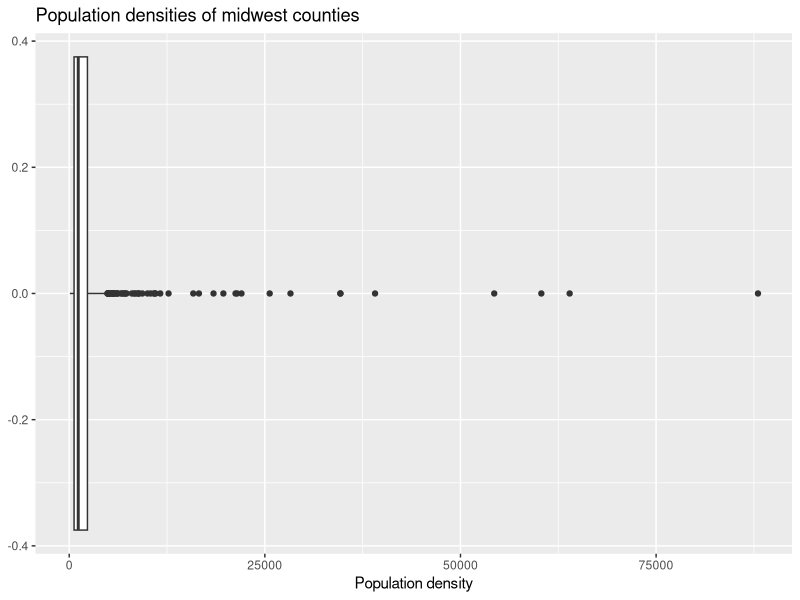
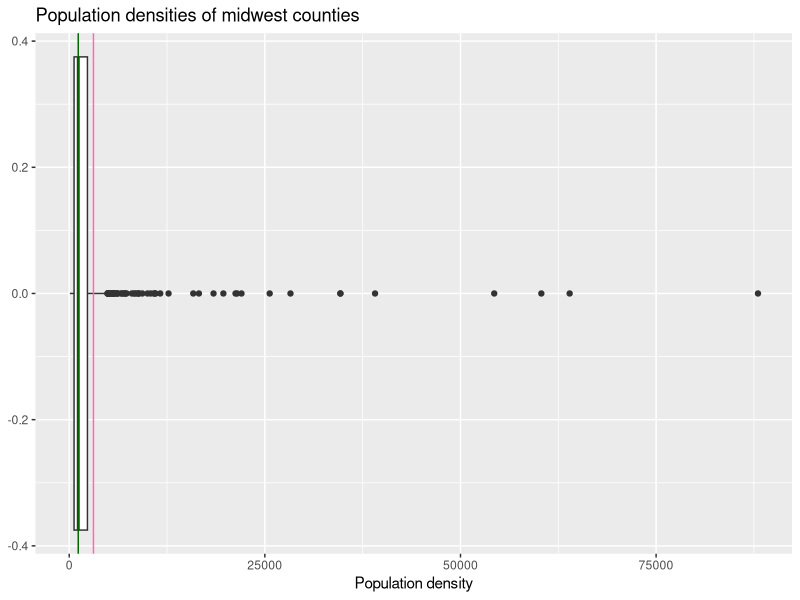

These charts were generated, in order, by the following R code:
## ---- chunk 1
#| include: false
library(tidyverse)
## ---- chunk 2
#| echo: false
ggplot(midwest, aes(x = popdensity)) +
  geom_boxplot() +
  labs(
    title = "Population densities of midwest counties",
    x = "Population density"
  )
## ---- chunk 3
#| echo: false

ggplot(midwest, aes(x = popdensity)) +
  geom_boxplot() +
  labs(
    title = "Population densities of midwest counties",
    x = "Population density"
  ) +
  geom_vline(xintercept = median(midwest$popdensity), color = "darkgreen")+
  geom_vline(xintercept = mean(midwest$popdensity), color = "hotpink")
## ---- chunk 4
#| echo: false
midwest |>
  summarize(mean = mean(popdensity), 
            med= median(popdensity))
## ---- chunk 5
classes <- c("sta199", "dance122", "math185", "sta240", "pubpol202")
str_detect(classes, "sta")
